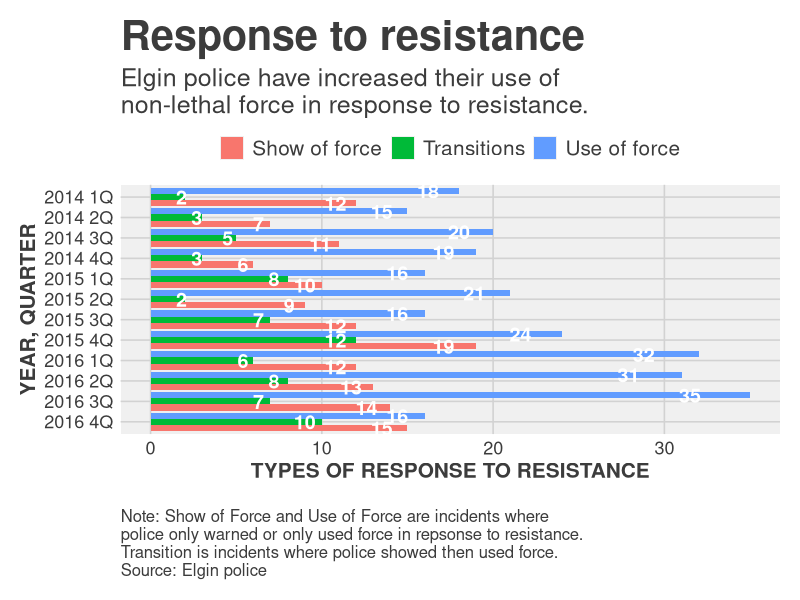

Source code (R):
# Let's load our new dataframes

library(readr)
df <- read_csv("dfsubset.csv")

names(df)
# load in ggplot and themes
library(ggplot2)
library(ggthemes)

#---------------------
# This function set styles for the chart
# Be sure to run it before you plot


theme_gfx <- function(...) {
  theme_fivethirtyeight() +
    theme(
      plot.background = element_rect(fill = "white"),
      legend.background = element_rect(fill = "white"),
      plot.title = element_text(size = 30),
      plot.subtitle = element_text(size = 18),
      legend.text=element_text(size=15),
      axis.title=element_text(size=15, face="bold"),
      axis.text=element_text(size=13),
      plot.caption=element_text(size=12, hjust=0),
      # This puts the legend across the top
      legend.position="top", 
      legend.direction="horizontal",
      # removes label for legend
      legend.title = element_blank(),
      ...
    )
}

#----Set up plot for print and online --------

#dev.cur()
#pdf(file="ggplotGroupedBars.pdf", width = 7, height = 12) 
#png(filename = "ggplotGroupedBars.png",width = 600, height = 800, units = "px")

#-----Insert plot here -------------

grouped <- ggplot(df) + 
  aes(x = reorder(Year_Quarter, -sort),
      value,
      fill = set,
      label = value) + 
  geom_bar(stat = "identity", position = position_dodge(width = NULL)) + 
  coord_flip() + theme_gfx()

# add all the titles.
grouped <- grouped + labs(
  title="Response to resistance", # your headline
  subtitle="Elgin police have increased their use of\nnon-lethal force in response to resistance.",
  x="YEAR, QUARTER", 
  y="TYPES OF RESPONSE TO RESISTANCE",
  caption="\nNote: Show of Force and Use of Force are incidents where \npolice only warned or only used force in repsonse to resistance. \nTransition is incidents where police showed then used force. \nSource: Elgin police")

# Here's where we go further in formating the bar values
# you'll need to edit x, y and label with appropriate values
grouped <- grouped + geom_text(
  position = position_dodge(width = 0.9), 
  aes(x = Year_Quarter, 
      y = value - (value * 0.1), 
      vjust = 0.5,
      label = value),
  size=5,
  fontface="bold",
  color="white"
  )

grouped

#----- End plot --------------

#dev.off() 
